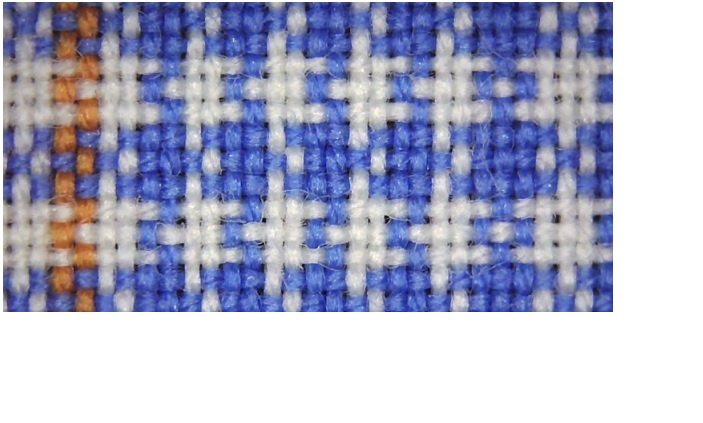
#> input picture image.jpg, 703 x 423 px, found by its file name
$ python Image.py   (older library calls are emulated)
#> lines starting #> are read from the running program, lines starting #| are printed output that depends on the picture; after the words box and inside, x2 and y2 are one past the last pixel; in counts of white or black regions, pixels touching at a corner belong together
import cv2
import numpy as np
from sklearn.cluster import KMeans
from PIL import Image
import matplotlib.pyplot as plt


# Function to read an image from file
"""def read_image(file_path):
    image = cv2.imread(file_path)
    if image is None:
        print(f"Error: Could not read the image from {file_path}.")
    return image"""

def read_image(file_path):
    image = Image.open(file_path)
#> image is the input picture: PIL image 703x423 RGB; mean R, G, B 171.5, 174.4, 199.2
    if image is None:
        print(f"Error: Could not read the image from {file_path}.")
    return np.array(image)

# Image preprocessing
def preprocess_image(image):
    # Convert the image to grayscale
    gray_image = cv2.cvtColor(image, cv2.COLOR_BGR2GRAY)
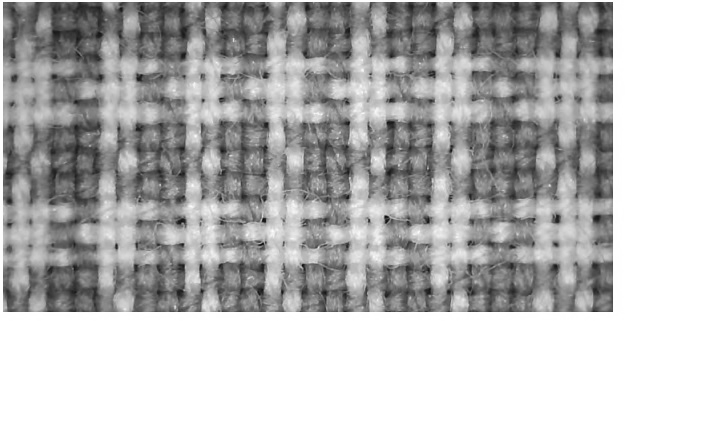
#> gray_image: shape (423, 703); min 12, max 255, mean 181.5

    #Apply Gaussian blur to reduce noise
    blurred_image = cv2.GaussianBlur(gray_image, (5, 5), 0)
    unsharp_masked_image = cv2.addWeighted(gray_image, 1.5, blurred_image, -0.5, 0)
    #bilateral_filtered_image = cv2.bilateralFilter(gray_image, d=9, sigmaColor=75, sigmaSpace=75)


    return unsharp_masked_image


# Sobel edge detection for both X and Y
def sobel_edge_detection(image):
    sobelx = cv2.Sobel(image, cv2.CV_64F, 1, 0, ksize=5)
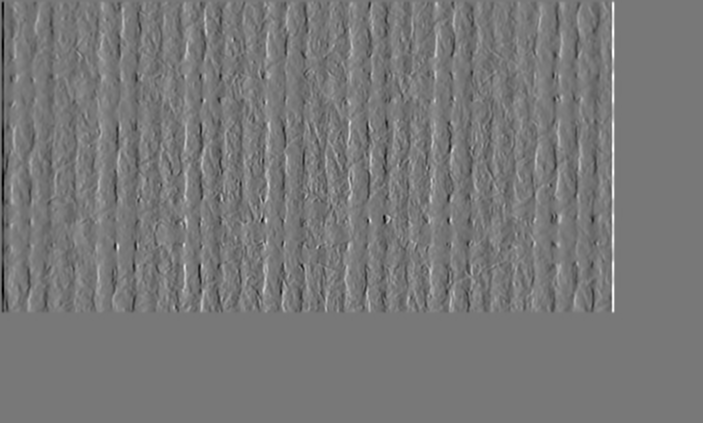
#> sobelx: shape (423, 703) float64; min -9061, max 10161, mean 0; drawn with min black and max white
    sobely = cv2.Sobel(image, cv2.CV_64F, 0, 1, ksize=5)
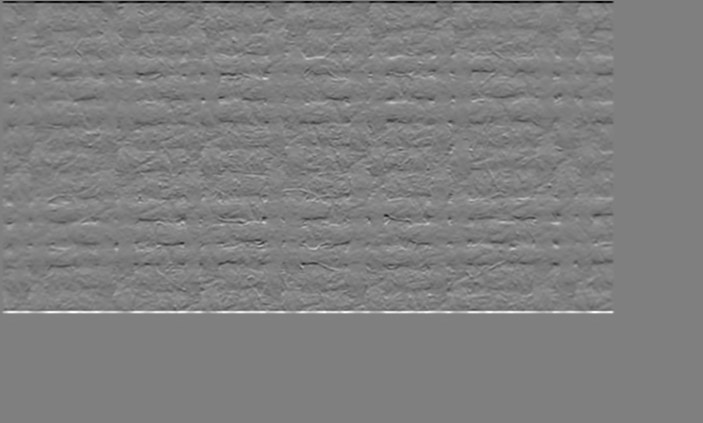
#> sobely: shape (423, 703) float64; min -11070, max 11042, mean 5.7; drawn with min black and max white
    return sobelx, sobely

def extract_horizontal_portion(binary_image, start_y, end_y):
    # Ensure binary_image is a binary image (values are 0 or 255)
    _, binary_image = cv2.threshold(binary_image, 127, 255, cv2.THRESH_BINARY)

    # Get the height and width of the image
    height, width = binary_image.shape[:2]

    # Create a mask with the desired horizontal portion
    mask = np.zeros_like(binary_image)
    mask[start_y:end_y, :] = 255

    # Apply the mask to the binary image
    horizontal_portion = cv2.bitwise_and(binary_image, mask)

    return horizontal_portion


# Count yarns using K-means clustering
def count_yarns(image):
    # Convert image to 1D array
    data = image.reshape((-1, 1))

    # Apply K-means clustering
    kmeans = KMeans(n_clusters=2)
    kmeans.fit(data)

    # Count number of yarns based on cluster centers
    unique, counts = np.unique(kmeans.labels_, return_counts=True)
    return counts[0] if kmeans.cluster_centers_[0] < kmeans.cluster_centers_[1] else counts[1]

# Main function
def main():
    # Specify the path to your image file
    image_path = r"C:\Users\Dell\PycharmProjects\pythonProject1\image.jpg"  # Replace with the actual path

    # Read image from file
    image = read_image(image_path)

    if image is not None:
        # Preprocess the image
        preprocessed_image = preprocess_image(image)
        i = Image.fromarray(preprocessed_image)
        i.show()

        # Sobel edge detection for both X and Y

        sobelx, sobely = sobel_edge_detection(preprocessed_image)
        x = Image.fromarray(sobelx)
        x.show()
        """y = Image.fromarray(sobely)
        y.show()"""

        kernel = np.ones((4,4), np.uint8)

        # Apply morphological opening (erosion followed by dilation) to reduce noise
        opened_image = cv2.morphologyEx(sobelx, cv2.MORPH_OPEN, kernel)
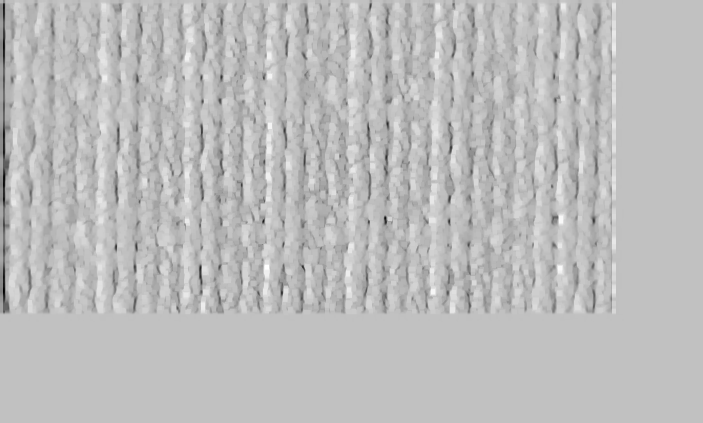
#> opened_image: shape (423, 703) float64; min -9061, max 2888, mean -213; drawn with min black and max white

        # Display the results
        #cv2.imshow('Original Sobelx', sobelx)
        cv2.imshow('Opened Image', opened_image)
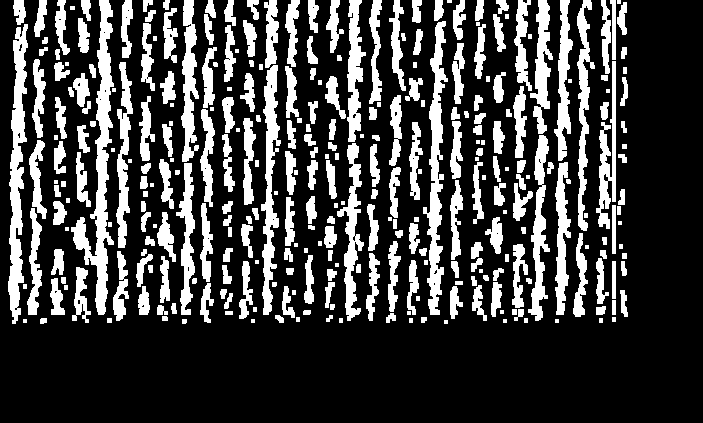
#> window 'Opened Image': shape (423, 703); 25.2% white; 313 white regions (40 under 20 px), largest, box (x1, y1, x2, y2) and area: (71, 0, 114, 315) 3937, (8, 24, 28, 324) 3126, (423, 21, 448, 315) 2895
        #cv2.waitKey(5)
        cv2.destroyAllWindows()

        for j in range(0, 3):
            # Define the start and end y-coordinates for the horizontal portion
            start_y = 0 + j * 50
            end_y = 10 + j * 50

            # Extract the horizontal portion
            result = extract_horizontal_portion(opened_image, start_y, end_y)

            image_array = []
            image_array.append(result)
#> this loop made 3 passes
#> pass 1, in extract_horizontal_portion, `_, binary_image = cv2.threshold(binary_image, 127, 255, cv2.THRESH_BIN..`:
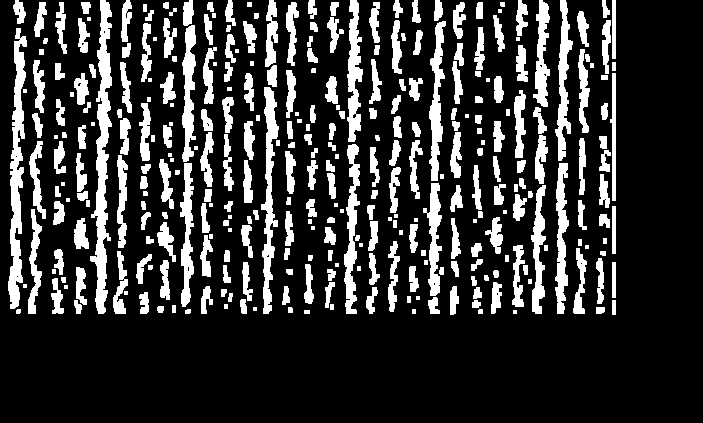
#> binary_image: shape (423, 703) float64; 20.2% white; 324 white regions (40 under 20 px), largest, box (x1, y1, x2, y2) and area: (90, 0, 112, 314) 3098, (8, 28, 27, 309) 2579, (261, 87, 279, 314) 1799
#> pass 3, in extract_horizontal_portion (call 3), `horizontal_portion = cv2.bitwise_and(binary_image, mask)`:
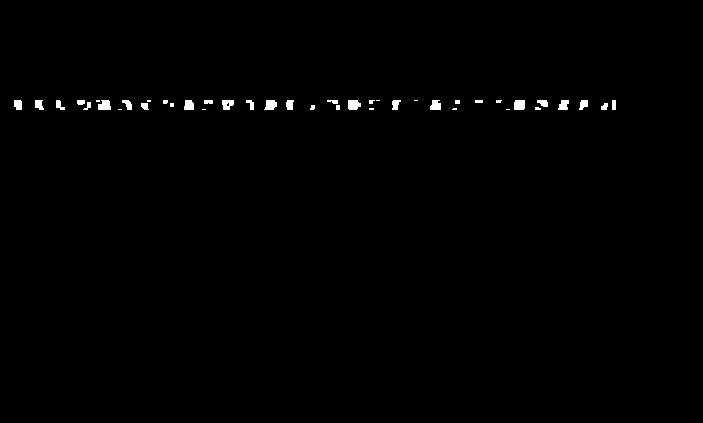
#> horizontal_portion: shape (423, 703) float64; 0.62% white; 42 white regions (14 under 20 px), largest, box (x1, y1, x2, y2) and area: (348, 100, 361, 110) 111, (98, 100, 111, 110) 108, (514, 100, 525, 110) 107


        """for j in image_array:
            img = Image.fromarray(j)
            img.show()
            cv2.waitKey(0)


        cv2.destroyAllWindows()"""

#> (the run stopped early here; a loop or call above may not have finished)
